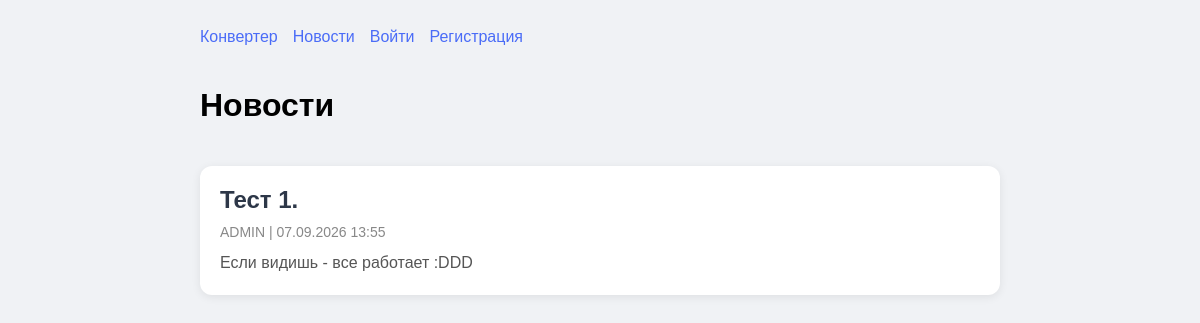
The page /news/ on the database as committed earlier.
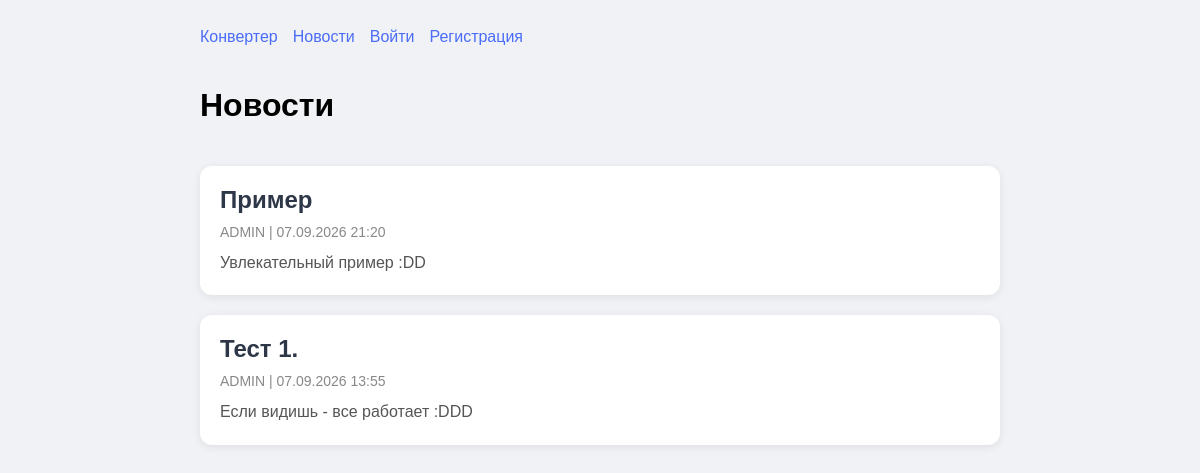
The same page on the database as committed later.
### news/models.py (models this page shows, shortened)
class News(models.Model):
    title = models.CharField('Заголовок', max_length=200)
    content = models.TextField('Содержание')
    image = models.ImageField('Изображение', upload_to='news/', blank=True, null=True)
    author = models.ForeignKey(settings.AUTH_USER_MODEL, on_delete=models.SET_NULL, null=True, related_name='news')
    created_at = models.DateTimeField('Дата создания', auto_now_add=True)
    updated_at = models.DateTimeField('Дата обновления', auto_now=True)
    is_published = models.BooleanField('Опубликовано', default=True)
    class Meta:
        verbose_name = 'Новость'
        verbose_name_plural = 'Новости'
        ordering = ['-created_at']

### news/views.py (the view)
# urls.py: path('', views.news_list, name='list'),
def news_list(request):
    news_list = News.objects.filter(is_published=True).order_by('-created_at')
    paginator = Paginator(news_list, 5)
    page_number = request.GET.get('page')
    page_obj = paginator.get_page(page_number)
    return render(request, 'news/list.html', {'page_obj': page_obj})

### news/templates/news/list.html (shortened to what this page needs)
<!DOCTYPE html>
<html>
<head>
</head>
<body>
    <div class="container">
        <div class="nav">
            <a href="/">Конвертер</a>
            <a href="/news/">Новости</a>
            {% if user.is_authenticated %}
                <a href="/users/profile/">Профиль</a>
                <a href="/users/logout/">Выйти</a>
            {% else %}
                <a href="/users/login/">Войти</a>
                <a href="/users/register/">Регистрация</a>
            {% endif %}
        </div>
        <div class="header">
            <h1>Новости</h1>
        </div>
        <div class="news-list">
            {% for item in page_obj %}
                <div class="news-card">
                    <h2><a href="{% url 'news:detail' item.id %}">{{ item.title }}</a></h2>
                    <div class="meta">{{ item.author.username }} | {{ item.created_at|date:"d.m.Y H:i" }}</div>
                    <div class="content">{{ item.content|truncatewords:30 }}</div>
                </div>
            {% empty %}
                <div class="empty">Новостей пока нет</div>
            {% endfor %}
        </div>
    </div>
</body>
</html>

Rows that differ between the two databases and show on the page:
added News: title "Пример", author.username "ADMIN", created_at "07.09.2026 21:20", content "Увлекательный пример :DD"
